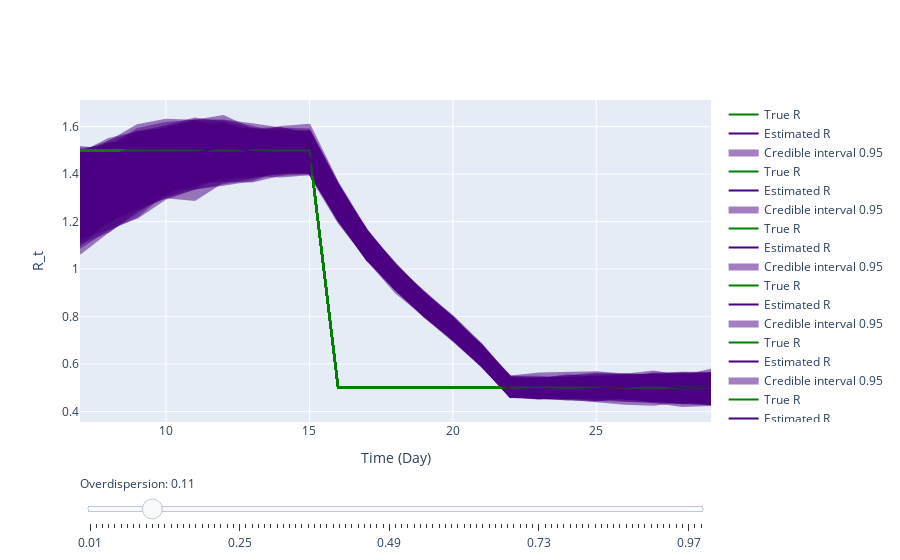

Notebook code for this chart:
### Code cell
# Slider (overdispersion)
fig = ReproductionNumberPlot()

# Add traces, one for each slider step
for phi in np.arange(0.01, 1, 0.01):
    m.set_overdispersion(phi)

    locally_infected_cases = m.simulate(parameters, times)

    # Transform our incidence data into pandas dataframes
    inc_data = pd.DataFrame(
        {
            'Time': np.arange(num_timepoints),
            'Incidence Number': locally_infected_cases
        }
    )

    imported_inc_data = pd.DataFrame(
        {
            'Time': np.arange(num_timepoints),
            'Incidence Number': imported_cases
        }
    )

    inference = branchpro.LocImpBranchProPosterior(
        inc_data=inc_data,
        imported_inc_data=imported_inc_data,
        epsilon=epsilon,
        daily_serial_interval=serial_interval,
        alpha=a,
        beta=1/b)

    inference.run_inference(tau=tau)
    intervals = inference.get_intervals(central_prob=.95)

    fig.add_ground_truth_rt(ground_truth)
    fig.add_interval_rt(intervals)

# Make 10th trace visible
fig.figure.data[10].visible = True

# Create and add slider
steps = []
for i in range(int(len(fig.figure.data)/3)):
    step = dict(
        method="update",
        args=[{"visible": [False] * len(fig.figure.data)},
              {"title": "Slider switched to overdispersion: " + str(np.arange(0.01, 1, 0.01)[i])}],  # layout attribute
        label = str(np.arange(0.01, 1, 0.01)[i])
    )
    step["args"][0]["visible"][3 * i] = True  # Toggle i'th trace to "visible"
    step["args"][0]["visible"][1 + 3 * i] = True  # Toggle i'th trace to "visible"
    step["args"][0]["visible"][2 + 3 * i] = True  # Toggle i'th trace to "visible"
    steps.append(step)

sliders = [dict(
    active=10,
    currentvalue={"prefix": "Overdispersion: "},
    pad={"t": 50},
    steps=steps
)]

fig.figure.update_layout(
    sliders=sliders
)

fig.update_labels(time_label='Time (Day)', r_label='R_t')

fig.show_figure()
